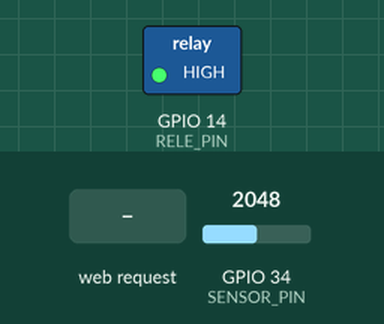
Bench run of a sketch on a simulated ESP32. On the bench: switched loads named in the sketch (green lamp = pin HIGH). The test bench sets the inputs (shaded band); at power-on: GPIO 34 (SENSOR_PIN) = 2048. WiFi joins after 1.5 s; servers stay silent unless stated; the local clock reads 2024-03-15 10:24:30 at power-on unless the sketch sets it; storage starts empty; what the sketch prints to the serial monitor is not drawn.

Above: at 2.7 s.
2.8 s: GPIO 34 (SENSOR_PIN) set to 3098
11.5 s: GPIO 34 (SENSOR_PIN) set to 3216
At 15.6 s:
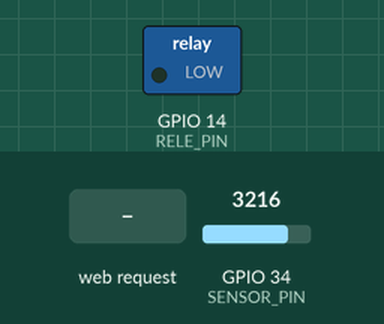
18.0 s: HTTP request GET /set?umidade=1 received
At 20.6 s:
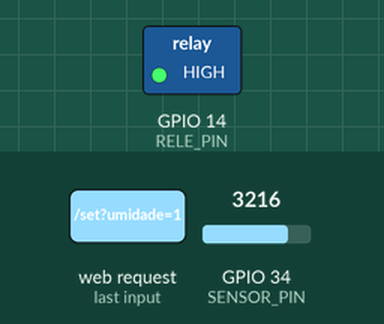
21.5 s: HTTP request GET /set?umidade=120 received
At 25.6 s:
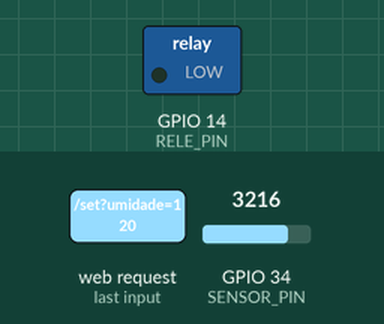
26.5 s: HTTP request GET /set?umidade=0 received
At 30.6 s:
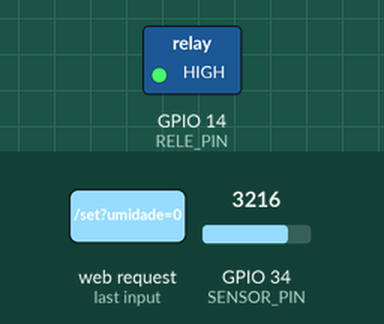
Timing chart, 0 to 32.1 s (numbered marks = the images above; inputs shaded):
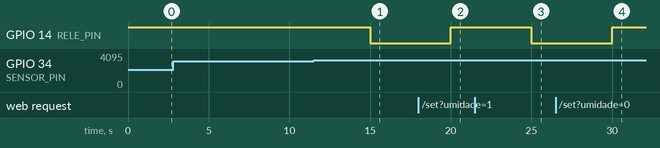

The sketch:

irrigacao_esp32.ino
```cpp
#include <WiFi.h>
#include <WebServer.h>
#include <LittleFS.h>
#include <time.h>


const char* ssid = "iPhone (2)";
const char* password = "analuisalinda";


#define SENSOR_PIN 34
#define RELE_PIN 14


const int SENSOR_SECO = 4095;
const int SENSOR_MOLHADO = 1800;

const char* NTP_SERVIDOR_1 = "a.st1.ntp.br";
const char* NTP_SERVIDOR_2 = "pool.ntp.org";
const long  FUSO_HORARIO_SEG = -3 * 3600;

const char* LOG_ARQUIVO = "/log.txt";
const char* LOG_ARQUIVO_ANTIGO = "/log_antigo.txt";
const size_t LOG_TAMANHO_MAX = 16 * 1024;


WebServer server(80);
float umidadeMinima = 40.0;


int umidadeAtual = 0;
float umidadeMediaAtual = 0.0;
int releEstadoAtual = 0;


unsigned long previousMillis = 0;
const long intervalo = 5000;

const int N_LEITURAS = 10;
float umidBuffer[N_LEITURAS] = {0};
int bufferIndex = 0;
int totalLeituras = 0;


bool fsOk = false;
bool wifiConectado = false;
bool servidorIniciado = false;
bool horaSincronizada = false;
unsigned long ultimaVerificacaoWifi = 0;
const long intervaloWifi = 10000;
int falhasReconexao = 0;


const char index_html[] PROGMEM = R"rawliteral(
<!DOCTYPE html>
<html lang="pt-br">
<head>
  <meta charset="UTF-8" />
  <meta name="viewport" content="width=device-width, initial-scale=1" />
  <title>Controle de Irrigação</title>
  <style>
    @import url('https://fonts.googleapis.com/css2?family=Roboto:wght@400;700&display=swap');
    * { margin: 0; padding: 0; box-sizing: border-box; user-select: none; }
    body {
      font-family: 'Roboto', sans-serif;
      background: linear-gradient(135deg, #001f21, #003133, #001c1d);
      background-size: 400% 400%;
      animation: gradientBG 20s ease infinite;
      color: #e4e4e4;
      min-height: 100vh;
      display: flex; flex-direction: column; justify-content: center; align-items: center;
      padding: 20px; text-align: center;
    }
    @keyframes gradientBG { 0%{background-position:0% 50%} 50%{background-position:100% 50%} 100%{background-position:0% 50%} }
    @keyframes fadeInUp { from { opacity: 0; transform: translateY(30px); } to { opacity: 1; transform: translateY(0); } }
    h1 { font-size: clamp(2rem, 6vw, 2.8rem); margin-bottom: 10px; color: #ffffff; text-shadow: 0 0 10px rgba(255,255,255,0.2); letter-spacing: 2px; animation: fadeInUp 0.6s ease-out both; }
    .gauges { display: flex; justify-content: center; align-items: flex-start; max-width: 600px; width: 100%; margin-top: 30px; }
    .gauge { position: relative; width: 180px; height: 180px; user-select: none; display: flex; flex-direction: column; align-items: center; }
    .gauge svg { width: 180px; height: 180px; border-radius: 50%; transform: rotate(-90deg); box-shadow: 0 0 15px #0b9dac88, inset 0 0 40px #0b9dac55; background: radial-gradient(circle at center, #0b9dac22, transparent 70%); z-index: 0; overflow: visible; }
    .circle-bg { fill: none; stroke: #084e55; stroke-width: 4; }
    .circle { fill: none; stroke: #0b9dac; stroke-width: 4; stroke-linecap: round; transition: stroke-dasharray 0.6s ease; z-index: 1; }
    .value { position: absolute; top: 50%; left: 50%; transform: translate(-50%, -50%); font-size: 2rem; font-weight: 700; color: #0b9dac; display: flex; align-items: baseline; gap: 3px; user-select: none; line-height: 1; z-index: 2; pointer-events: none; }
    .unit { font-size: 0.9rem; font-weight: 500; color: #0b9dacbb; user-select: none; }
    .label { margin-top: 15px; font-size: 1.3rem; font-weight: 700; color: #e4e4e4; letter-spacing: 1px; user-select: none; z-index: 3; }
    .medias { margin-top: 40px; display: flex; gap: 60px; justify-content: center; flex-wrap: wrap; }
    .media-item { font-size: 1.4rem; font-weight: 700; user-select: none; display: flex; align-items: baseline; gap: 6px; }
    .media-item .label { color: #0B9DAC; font-weight: 700; }
    .media-item .valor { color: white; font-weight: 900; }
    .media-item .unit { color: white; font-weight: 500; font-size: 1.1rem; }
    .controles { background-color: rgba(0, 0, 0, 0.2); padding: 20px; border-radius: 12px; margin-top: 20px; display: flex; flex-direction: column; gap: 15px; align-items: center; min-width: 300px; animation: fadeInUp 0.8s ease-out 0.2s both; }
    .controle-item { display: flex; align-items: center; gap: 10px; font-size: 1.1rem;}
    .controle-item label { color: #0B9DAC; font-weight: 700; }
    .controle-item input { font-family: 'Roboto', sans-serif; font-size: 1.1rem; padding: 8px; width: 80px; background-color: #003133; border: 1px solid #084e55; color: white; border-radius: 5px; text-align: center; }
    .controle-item button { font-family: 'Roboto', sans-serif; font-size: 1rem; padding: 8px 15px; background-color: #0b9dac; color: white; border: none; border-radius: 5px; cursor: pointer; transition: background-color 0.3s ease; }
    .controle-item button:hover { background-color: #087a85; }
    .status-rele { font-weight: 700; }
    #statusRele.ligado { color: #23d18b; text-shadow: 0 0 8px #23d18b88; }
    #statusRele.desligado { color: #ff5252; text-shadow: 0 0 8px #ff525288; }
    #confirmMsg { color: #23d18b; font-weight: 700; margin-top: 10px; opacity: 0; transition: opacity 0.5s ease; user-select: none; height: 1.2em; }
    #confirmMsg.show { opacity: 1; }
    .info-rede { font-size: 1rem; }
    .info-rede span.valor-info { color: white; font-weight: 700; }
    #statusConexao.conectado { color: #23d18b; text-shadow: 0 0 8px #23d18b88; font-weight: 700; }
    #statusConexao.desconectado { color: #ff5252; text-shadow: 0 0 8px #ff525288; font-weight: 700; }
    .log-box { width: 100%; max-width: 600px; max-height: 260px; overflow-y: auto; text-align: left; font-family: monospace; font-size: 0.8rem; background-color: #00191a; border: 1px solid #084e55; border-radius: 8px; padding: 10px; user-select: text; }
    .log-box div { padding: 2px 0; border-bottom: 1px solid #08343a; white-space: pre-wrap; word-break: break-word; user-select: text; }
    .log-erro { color: #ff5252; } .log-aviso { color: #ffc857; } .log-info { color: #9fe8ef; }
    footer { margin-top: 40px; font-size: 0.9rem; color: #9ca3af; opacity: 0.7; animation: fadeInUp 0.8s ease-out 0.6s both; }
    @media (max-width: 600px) {
        .gauges { flex-wrap: wrap; gap: 40px; } .gauge, .gauge svg { width: 140px; height: 140px; }
        .value { font-size: 1.6rem; } .unit { font-size: 0.8rem; } .label { font-size: 1.1rem; margin-top: 10px; }
        .medias { gap: 30px; } .media-item { font-size: 1.2rem; } .media-item .unit { font-size: 1rem; } .controles { min-width: 90%; }
    }
  </style>
</head>
<body>
  <h1>Controle de Irrigação</h1>
  <div class="gauges">
    <div class="gauge">
      <svg viewBox="0 0 36 36"><path class="circle-bg" d="M18 2.0845 a 15.9155 15.9155 0 0 1 0 31.831 a 15.9155 15.9155 0 0 1 0 -31.831"/><path class="circle" id="circleUmid" stroke-dasharray="0, 100" d="M18 2.0845 a 15.9155 15.9155 0 0 1 0 31.831 a 15.9155 15.9155 0 0 1 0 -31.831"/></svg>
      <div class="value" id="umidValue">--<span class="unit">%</span></div><div class="label">Umidade do Solo</div>
    </div>
  </div>
  <div class="medias">
    <div class="media-item"><span class="label">Umidade Média = </span><span class="valor" id="umidMediaValue">--</span><span class="unit">%</span></div>
  </div>
  <div class="controles">
    <div class="controle-item">
      <label for="umidMinInput">Umid. Mínima (%):</label>
      <input type="number" id="umidMinInput" step="1" value="40">
      <button onclick="definirUmidadeMin(event)">Definir</button>
    </div>
    <div id="confirmMsg">Umidade mínima definida com sucesso!</div>
    <div class="controle-item">
      <label>Status da Irrigação:</label>
      <span id="statusRele" class="status-rele desligado">PARADA</span>
    </div>
  </div>
  <!-- [NOVO] Informações de rede do dispositivo -->
  <div class="controles info-rede">
    <div class="controle-item"><label>Status da Conexão:</label><span id="statusConexao" class="desconectado">--</span></div>
    <div class="controle-item"><label>Rede (SSID):</label><span class="valor-info" id="ssidValue">--</span></div>
    <div class="controle-item"><label>Sinal (RSSI):</label><span class="valor-info" id="rssiValue">--</span></div>
    <div class="controle-item"><label>Endereço IP:</label><span class="valor-info" id="ipValue">--</span></div>
    <div class="controle-item"><label>MAC Address:</label><span class="valor-info" id="macValue">--</span></div>
    <div class="controle-item"><label>Data/Hora do ESP32:</label><span class="valor-info" id="dataHoraValue">--</span></div>
  </div>
  <!-- [NOVO] Log do sistema (persistente na flash) -->
  <div class="controles">
    <div class="controle-item"><label>Log do Sistema</label><button onclick="atualizarLog()">Atualizar</button></div>
    <div class="log-box" id="logBox">Carregando...</div>
  </div>
  <footer>Eletrônica Ômega | E-book IoT com ESP32</footer>
  <script>
    async function definirUmidadeMin(event) {
      const botao = event.target;
      botao.disabled = true;
      const umidMin = document.getElementById('umidMinInput').value;
      if (umidMin === '' || isNaN(parseFloat(umidMin))) {
        alert('Por favor, insira um valor numérico válido.');
        botao.disabled = false; return;
      }
      try {
        const res = await fetch(`/set?umidade=${umidMin}`);
        if (!res.ok) throw new Error('Erro no servidor');
      } catch (error) {
        alert('Erro ao definir umidade no servidor.');
        botao.disabled = false; return;
      }
      mostrarConfirmacao();
      botao.disabled = false;
    }
    function mostrarConfirmacao() {
      const msg = document.getElementById('confirmMsg');
      msg.classList.add('show');
      setTimeout(() => { msg.classList.remove('show'); }, 2500);
    }
    async function atualizarDados() {
      try {
        const res = await fetch('/dados');
        const data = await res.json();
        const umid = parseFloat(data.umidade);
        document.getElementById('umidValue').innerHTML = umid.toFixed(0) + '<span class="unit">%</span>';
        const percentUmid = Math.min(umid, 100);
        document.getElementById('circleUmid').setAttribute('stroke-dasharray', `${percentUmid}, 100`);
        const umidMedia = parseFloat(data.umidMedia);
        document.getElementById('umidMediaValue').textContent = isNaN(umidMedia) ? '--' : umidMedia.toFixed(0);
        const umidMin = parseFloat(data.umidadeMinima);
        const inputUmidMin = document.getElementById('umidMinInput');
        if(document.activeElement !== inputUmidMin) { inputUmidMin.value = umidMin.toFixed(0); }
        const statusReleEl = document.getElementById('statusRele');
        if (data.releEstado === 1) {
          statusReleEl.textContent = 'IRRIGANDO';
          statusReleEl.className = 'status-rele ligado';
        } else {
          statusReleEl.textContent = 'PARADA';
          statusReleEl.className = 'status-rele desligado';
        }
        // [NOVO] Dados de rede
        const statusConexaoEl = document.getElementById('statusConexao');
        statusConexaoEl.textContent = data.conectado ? 'CONECTADO' : 'DESCONECTADO';
        statusConexaoEl.className = data.conectado ? 'conectado' : 'desconectado';
        document.getElementById('ssidValue').textContent = data.ssid;
        document.getElementById('rssiValue').textContent = data.rssi + ' dBm';
        document.getElementById('ipValue').textContent = data.ip;
        document.getElementById('macValue').textContent = data.mac;
        document.getElementById('dataHoraValue').textContent = data.dataHora;
      } catch (error) {
        console.error('Erro ao atualizar dados:', error);
        // [NOVO] Sem resposta do servidor = sem conexão com o ESP32
        const statusConexaoEl = document.getElementById('statusConexao');
        statusConexaoEl.textContent = 'SEM CONEXÃO COM O ESP32';
        statusConexaoEl.className = 'desconectado';
      }
    }
    // [NOVO] Busca o log persistente no ESP32 e mostra do mais recente para o mais antigo
    async function atualizarLog() {
      try {
        const res = await fetch('/log');
        const texto = await res.text();
        const caixa = document.getElementById('logBox');
        caixa.innerHTML = '';
        const linhas = texto.split('\n').filter(l => l.trim() !== '').reverse();
        if (linhas.length === 0) { caixa.textContent = 'Log vazio.'; return; }
        linhas.forEach(l => {
          const div = document.createElement('div');
          div.textContent = l;
          if (l.includes('[ERRO]')) div.className = 'log-erro';
          else if (l.includes('[AVISO]')) div.className = 'log-aviso';
          else div.className = 'log-info';
          caixa.appendChild(div);
        });
      } catch (error) { console.error('Erro ao carregar log:', error); }
    }
    setInterval(atualizarDados, 2000);
    setInterval(atualizarLog, 10000); // [NOVO] Atualiza o log a cada 10 s
    window.onload = () => { atualizarDados(); atualizarLog(); };
  </script>
</body>
</html>
)rawliteral";


String dataHoraAtual() {
  if (!horaSincronizada) {
    return "sem hora NTP, " + String(millis() / 1000) + "s apos boot";
  }
  time_t agora = time(nullptr);
  struct tm infoTempo;
  localtime_r(&agora, &infoTempo);
  char buffer[25];
  strftime(buffer, sizeof(buffer), "%d/%m/%Y %H:%M:%S", &infoTempo);
  return String(buffer);
}


void registrarLog(const char* nivel, const String& mensagem) {
  String linha = "[" + dataHoraAtual() + "] [" + nivel + "] " + mensagem;
  Serial.println(linha);
  if (!fsOk) return;


  File atual = LittleFS.open(LOG_ARQUIVO, "r");
  if (atual) {
    size_t tamanho = atual.size();
    atual.close();
    if (tamanho > LOG_TAMANHO_MAX) {
      LittleFS.remove(LOG_ARQUIVO_ANTIGO);
      LittleFS.rename(LOG_ARQUIVO, LOG_ARQUIVO_ANTIGO);
    }
  }

  File arquivo = LittleFS.open(LOG_ARQUIVO, FILE_APPEND);
  if (arquivo) {
    arquivo.println(linha);
    arquivo.close();
  }
}

// =================================================================
// --- FUNÇÕES DO SERVIDOR WEB ---
// =================================================================

// Função que serve a página HTML principal
void handleRoot() {
  server.send_P(200, "text/html", index_html);
}

void handleDados() {
  String json = "{";
  json += "\"umidade\":" + String(umidadeAtual);
  json += ",\"umidMedia\":" + String(umidadeMediaAtual, 1);
  json += ",\"umidadeMinima\":" + String(umidadeMinima, 1);
  json += ",\"releEstado\":" + String(releEstadoAtual);
  json += ",\"conectado\":" + String(WiFi.status() == WL_CONNECTED ? "true" : "false");
  json += ",\"ssid\":\"" + WiFi.SSID() + "\"";
  json += ",\"rssi\":" + String(WiFi.RSSI());
  json += ",\"ip\":\"" + WiFi.localIP().toString() + "\"";
  json += ",\"mac\":\"" + WiFi.macAddress() + "\"";
  json += ",\"dataHora\":\"" + dataHoraAtual() + "\"";
  json += "}";
  server.send(200, "application/json", json);
}

void handleSetUmidade() {
  if (server.hasArg("umidade")) {
    umidadeMinima = server.arg("umidade").toFloat();
    server.send(200, "text/plain", "OK");
    registrarLog("INFO", "Umidade minima alterada pela web para " + String(umidadeMinima, 0) + "% (cliente " + server.client().remoteIP().toString() + ")");
  } else {
    server.send(400, "text/plain", "Argumento 'umidade' ausente");
    registrarLog("AVISO", "Requisicao /set recebida sem o argumento 'umidade'");
  }
}

void handleLog() {
  if (fsOk && LittleFS.exists(LOG_ARQUIVO)) {
    File arquivo = LittleFS.open(LOG_ARQUIVO, "r");
    server.streamFile(arquivo, "text/plain; charset=utf-8");
    arquivo.close();
  } else {
    server.send(200, "text/plain; charset=utf-8", "");
  }
}


void iniciarServicosDeRede() {
  configTime(FUSO_HORARIO_SEG, 0, NTP_SERVIDOR_1, NTP_SERVIDOR_2);
  if (!servidorIniciado) {
    server.on("/", handleRoot);
    server.on("/dados", handleDados);
    server.on("/set", HTTP_GET, handleSetUmidade);
    server.on("/log", handleLog);
    server.begin();
    servidorIniciado = true;
    registrarLog("INFO", "Servidor web iniciado na porta 80");
  }
}


void verificarWifi() {
  if (WiFi.status() == WL_CONNECTED) {
    if (!wifiConectado) {
      wifiConectado = true;
      falhasReconexao = 0;
      registrarLog("INFO", "Wi-Fi reconectado. IP: " + WiFi.localIP().toString() + " | RSSI: " + String(WiFi.RSSI()) + " dBm");
      iniciarServicosDeRede();
    }
  } else {
    if (wifiConectado) {
      wifiConectado = false;
      registrarLog("AVISO", "Conexao Wi-Fi perdida. Tentando reconectar...");
    }
    falhasReconexao++;
    WiFi.disconnect();
    WiFi.begin(ssid, password);
    if (falhasReconexao == 6) { // 6 tentativas x 10 s = 1 minuto sem rede
      registrarLog("ERRO", "Sem Wi-Fi ha 1 minuto. Sistema segue em modo autonomo e continua tentando.");
    }
  }
}


void logicaDeIrrigacao() {
  // 1. Lê o valor do sensor
  int valorAnalogico = analogRead(SENSOR_PIN);
  umidadeAtual = map(valorAnalogico, SENSOR_SECO, SENSOR_MOLHADO, 0, 100);
  umidadeAtual = constrain(umidadeAtual, 0, 100);


  if (umidadeAtual <= umidadeMinima) {
    digitalWrite(RELE_PIN, LOW);
  } else {
    digitalWrite(RELE_PIN, HIGH);
  }
  int novoEstado = (digitalRead(RELE_PIN) == LOW) ? 1 : 0;
  if (novoEstado != releEstadoAtual) {
    registrarLog("INFO", String(novoEstado == 1 ? "Irrigacao LIGADA" : "Irrigacao DESLIGADA") + " (umidade " + String(umidadeAtual) + "%, minima " + String(umidadeMinima, 0) + "%)");
  }
  releEstadoAtual = novoEstado;


  umidBuffer[bufferIndex] = umidadeAtual;
  bufferIndex = (bufferIndex + 1) % N_LEITURAS;
  if (totalLeituras < N_LEITURAS) totalLeituras++;

  float somaUmid = 0.0;
  for (int i = 0; i < totalLeituras; i++) {
    somaUmid += umidBuffer[i];
  }
  umidadeMediaAtual = (totalLeituras > 0) ? (somaUmid / totalLeituras) : 0.0;


  Serial.print("Umidade Atual: " + String(umidadeAtual) + "%");
  Serial.print(" | Mínima Definida: " + String(umidadeMinima, 0) + "%");
  Serial.println(" | Relé: " + String(releEstadoAtual == 1 ? "LIGADO" : "DESLIGADO"));
}


void setup() {
  Serial.begin(115200);
  pinMode(RELE_PIN, OUTPUT);
  digitalWrite(RELE_PIN, HIGH);


  fsOk = LittleFS.begin(true);
  if (!fsOk) Serial.println("[ERRO] Falha ao montar o LittleFS. O log ficara apenas no Monitor Serial.");
  registrarLog("INFO", "Sistema iniciado");


  WiFi.mode(WIFI_STA);
  WiFi.begin(ssid, password);
  Serial.print("\nTentando conectar ao Wi-Fi");

  byte tentativas = 0;
  while (WiFi.status() != WL_CONNECTED && tentativas < 20) {
    delay(500);
    Serial.print(".");
    tentativas++;
  }


  Serial.println();
  if (WiFi.status() == WL_CONNECTED) {
    wifiConectado = true;
    registrarLog("INFO", "Conectado ao Wi-Fi '" + WiFi.SSID() + "'. IP: " + WiFi.localIP().toString() + " | MAC: " + WiFi.macAddress());
    iniciarServicosDeRede();
  } else {
    registrarLog("ERRO", "Nao foi possivel conectar ao Wi-Fi na inicializacao. Iniciando em modo autonomo; nova tentativa a cada 10 s.");
  }
}


void loop() {
  if (WiFi.status() == WL_CONNECTED && servidorIniciado) {
    server.handleClient();
  }

  if (millis() - ultimaVerificacaoWifi >= intervaloWifi) {
    ultimaVerificacaoWifi = millis();
    verificarWifi();
  }


  if (!horaSincronizada && time(nullptr) > 1700000000) {
    horaSincronizada = true;
    registrarLog("INFO", "Data e hora sincronizadas via NTP");
  }


  unsigned long currentMillis = millis();
  if (currentMillis - previousMillis >= intervalo) {
    previousMillis = currentMillis;
    logicaDeIrrigacao();
  }
}
```

Measured:
- the behaviour switches between 3154 and 3155 on GPIO 34 (SENSOR_PIN) (found by bisection; images 0 and 1)
- after the input at 2.8 s, every drawn part: stays the same
- after the input at 11.5 s, GPIO 14 (RELE_PIN): HIGH → LOW after 3.5 s
- after the input at 18.0 s, GPIO 14 (RELE_PIN): LOW → HIGH after 2.0 s
- after the input at 21.5 s, GPIO 14 (RELE_PIN): HIGH → LOW after 3.5 s
- after the input at 26.5 s, GPIO 14 (RELE_PIN): LOW → HIGH after 3.5 s
